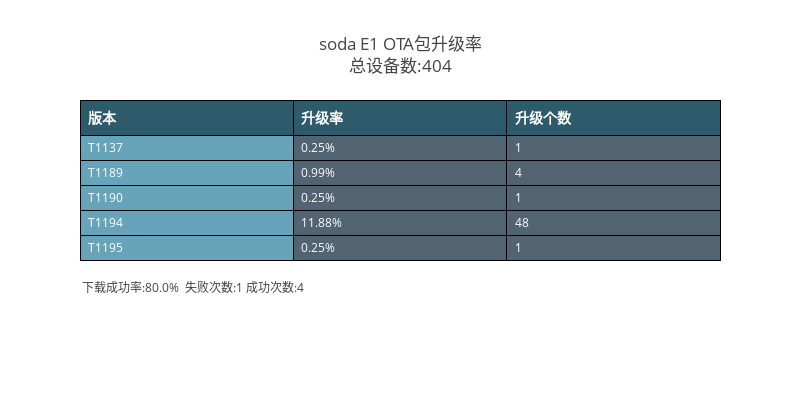

Notebook code for this chart:
### Code cell
get_ota_stats(device_models[1],600,800)

### Figure 1 — Plotly figure (JSON) as saved in the notebook; plotly's stock layout.template omitted (floating-point values rounded to 4 significant figures)
{"data": [{"cells": {"align": ["left", "left", "left"], "fill": {"color": ["#68a4b9", "#526372"]}, "font": {"color": ["#FFFFFF", "#FFFFFF", "#FFFFFF"], "size": 12}, "height": 25, "line": {"color": "#000000"}, "values": [["T1137", "T1189", "T1190", "T1194", "T1195"], ["0.25%", "0.99%", "0.25%", "11.88%", "0.25%"], [1, 4, 1, 48, 1]]}, "columnorder": [0, 1, 2], "columnwidth": [52, 52, 52], "header": {"align": ["left", "left", "left"], "fill": {"color": "#2d5b6c"}, "font": {"color": ["#FFFFFF", "#FFFFFF", "#FFFFFF"], "size": 14}, "height": 25, "line": {"color": "#000000"}, "values": [["<b>版本</b>"], ["<b>升级率</b>"], ["<b>升级个数</b>"]]}, "type": "table"}], "layout": {"annotations": [{"showarrow": false, "text": "下载成功率:80.0%  失败次数:1 成功次数:4", "x": 0, "xref": "paper", "y": 0.1, "yref": "paper"}], "height": 400, "title": "soda E1 OTA包升级率<br>总设备数:404", "width": 800}}
